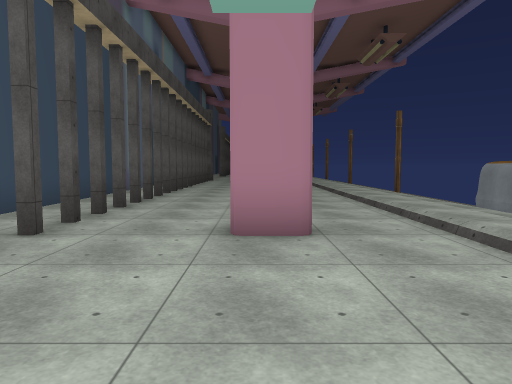
[1] (above)

16 first-person views from a walk through a Unity game level. The camera is 1.5 m above the floor, tilts 4° down and sees 70° across. The floor is counted in squares, 2 m on a side. Each view is taken from the middle of a square. On the plan, view 1 faces up. The plan holds only what a view shows up to about 11 squares ahead; the rest is blank. The place goes on beyond the plan. The player character is not drawn. Some surface patterns are stand-ins.

[2]
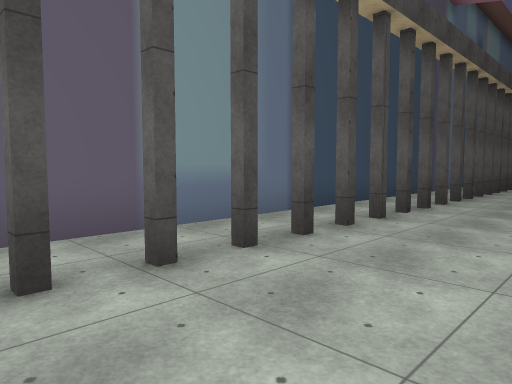

[3]
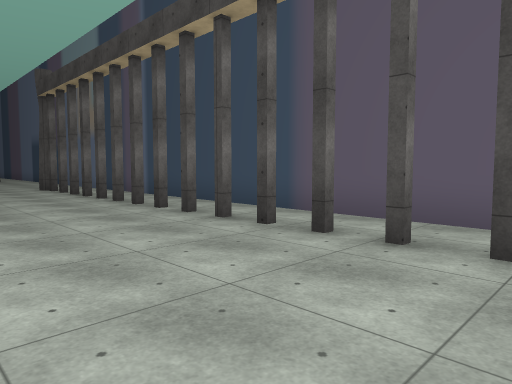

[4]
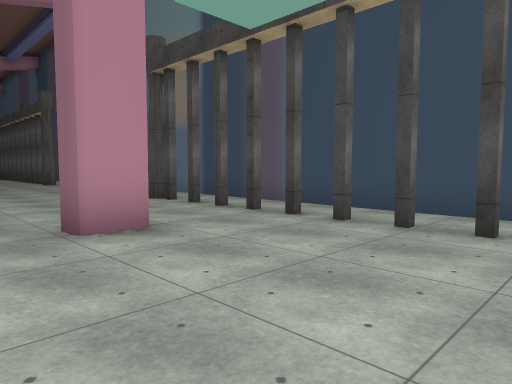

[5]
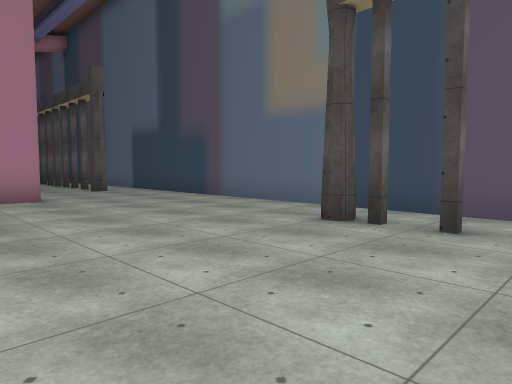

[6]
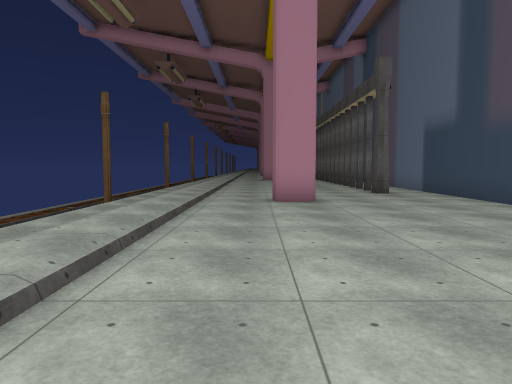

[7]
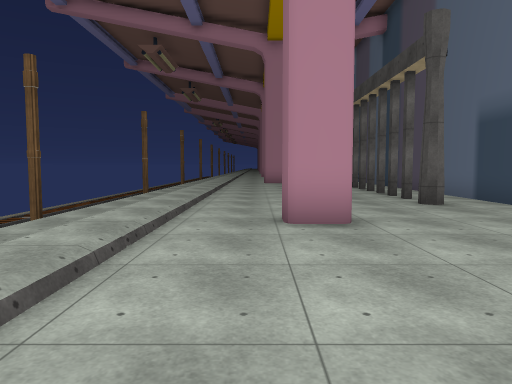

[8]
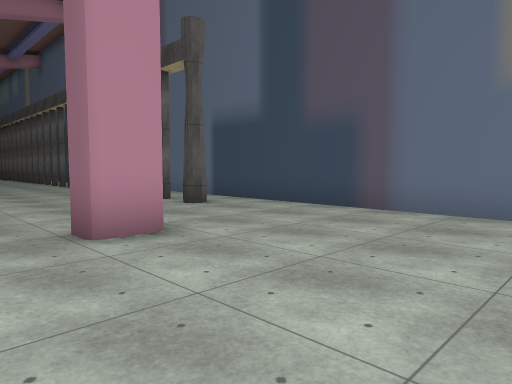

[9]
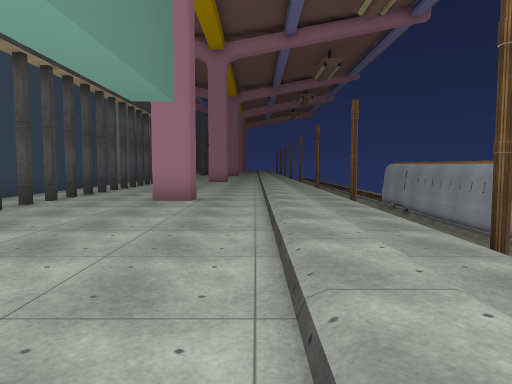

[10]
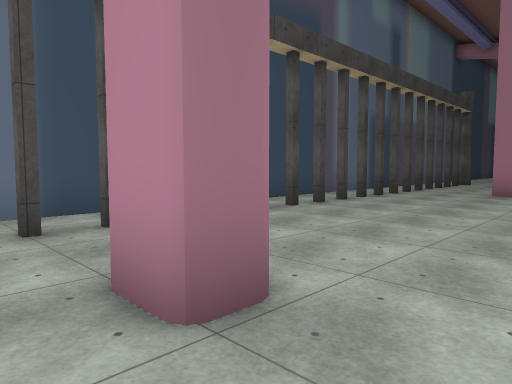

[11]
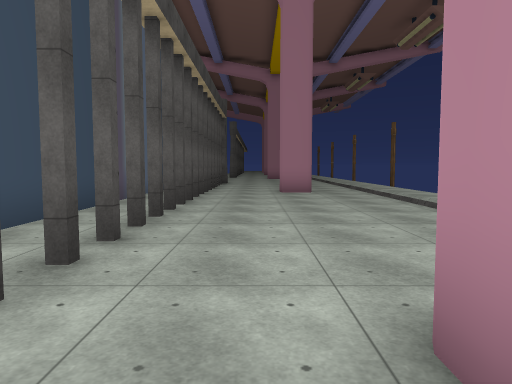

[12]
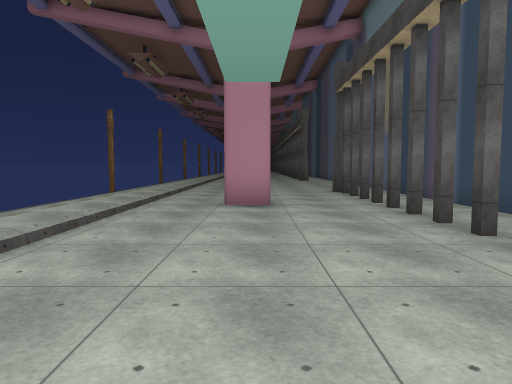

[13]
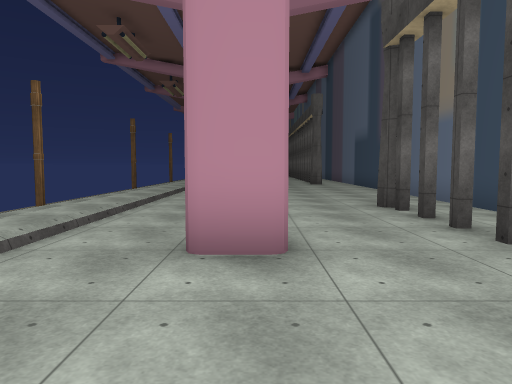

[14]
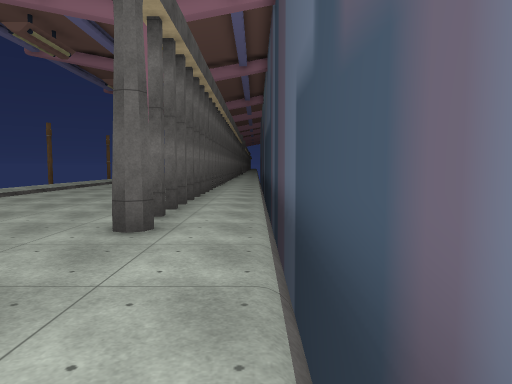

[15]
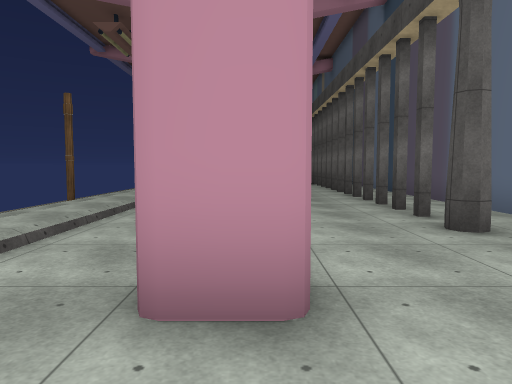

[16]
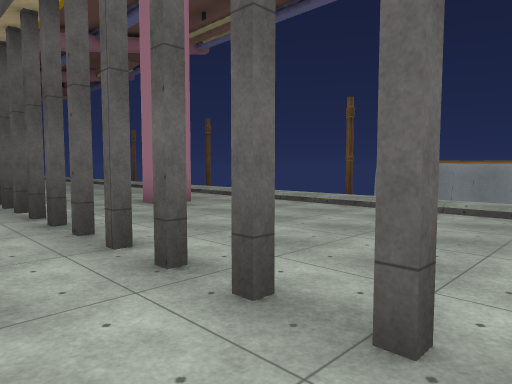

### Floor plan
Key: @ floor where view 1 was taken; # wall or solid block; x gap in a wall; . floor; / step, stairs or slope.
Columns run from 5 left of view 1 to 4 right of it. Each row starts with its distance up from view 1.
 13 # .....//
 12 #/.....//
 11 #/.#...//
 10 #//....//.
  9 #/x....//.
  8 #/x....//.
  7 #//....//.
  6 #/.....//.
  5 #/.#...//.
  4 #/.#.#.//.
  3 #/.....//.
  2 #/.#...//.
  1 #//....//.
  0 #/x..@.//.
 -1 #//....//.
 -2 #/.#...//.
 -3 #/.....//
 -4 #/.....//
 -5 #/.....//
 -6 #/.#...//.
 -7 #//..#.//.
 -8 #/x....//.
 -9 #//....//.
-10 #/.....//.
-11 #/.#...//.
-12 #/.....//.
-13 #/.....//.
-14 #/.....//.
-15 #/.....//.
-16 #/.....//.
-17 #/...#.//.
-18 #/.....//.
-19 #/#....//.
-20 #/.....//.
-21 #//....//.
-22 #//....//.
-23 #/.....//

Positions as (right, up) in squares from view 1, and headings:
1: (0, 0), facing up
2: (0, -1), facing up-left
3: (1, 2), facing down-left
4: (2, -3), facing down-left
5: (2, -8), facing down-left
6: (1, -9), facing down
7: (1, -12), facing down
8: (2, -13), facing down-left
9: (2, -4), facing up
10: (2, 3), facing up-left
11: (-1, 3), facing up
12: (0, 0), facing down
13: (0, -4), facing down
14: (-4, -15), facing down
15: (0, -15), facing down
16: (-4, 7), facing up-right
